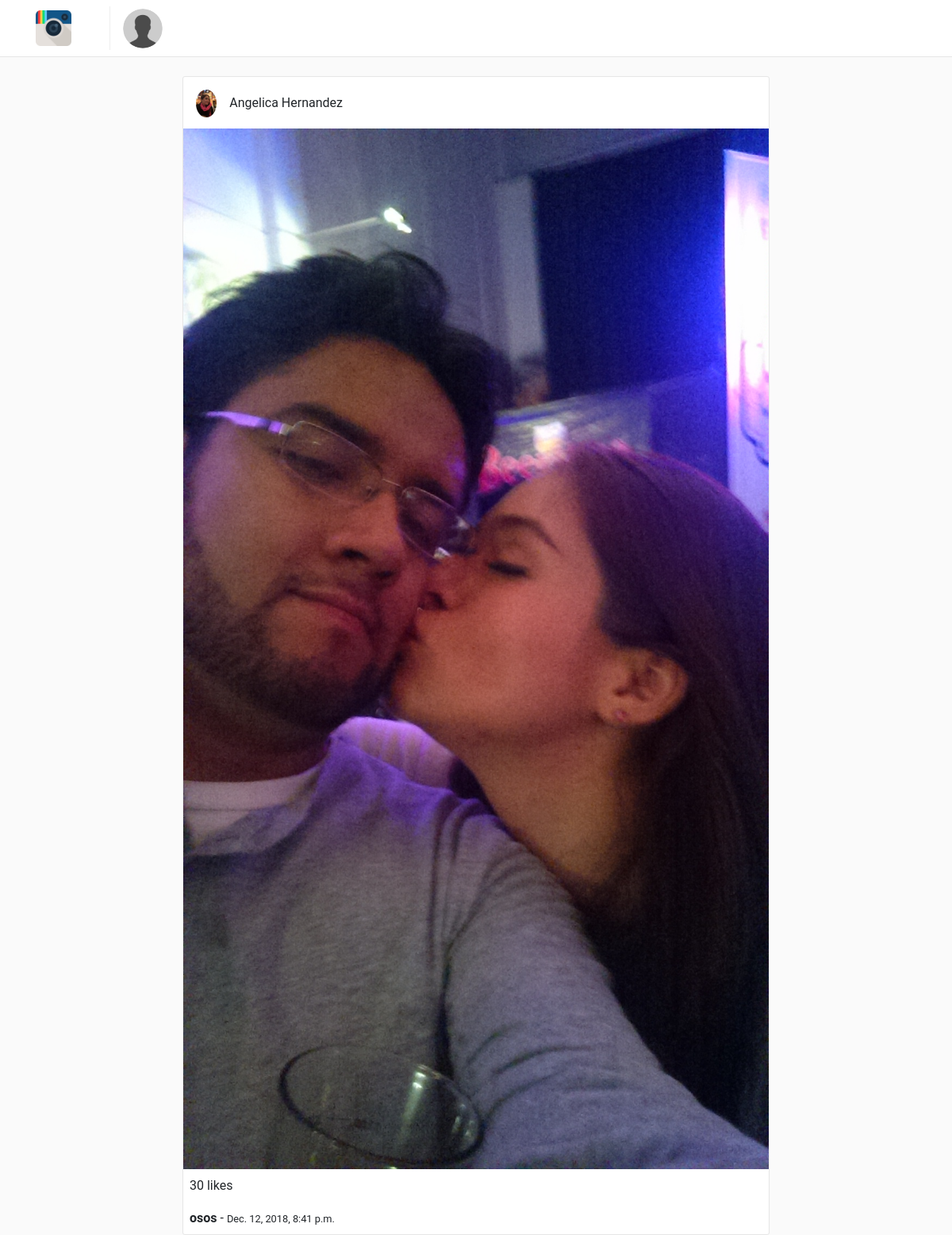
Page /posts/8/ (signed in) on the committed database.
### posts/models.py (models this page shows, shortened)
class Post(models.Model):
    user = models.ForeignKey(User,on_delete=models.CASCADE)
    profile = models.ForeignKey(Profile, on_delete=models.CASCADE)
    title = models.CharField(max_length=255)
    photo = models.ImageField(upload_to='posts/photos')
    created = models.DateTimeField(auto_now_add=True)
    modified = models.DateField(auto_now=True)

### users/models.py (models this page shows, shortened)
class Profile(models.Model):
	user = models.OneToOneField(User, on_delete = models.CASCADE)
	website = models.URLField(max_length=200, blank=True)
	biography = models.TextField(blank=True)
	phone_number = models.CharField(max_length=20, blank=True)
	picture = models.ImageField(upload_to='users/pictures', blank= True, null= True)
	created = models.DateTimeField(auto_now_add=True)
	modified = models.DateTimeField(auto_now=True)

### posts/views.py (the view)
class PostDetailView(LoginRequiredMixin, DetailView):
    template_name = 'posts/detail.html'
    queryset = Post.objects.all()
    context_object_name= 'post'

### templates/posts/detail.html (shortened to what this page needs)
{% extends "base.html" %}
{% block container %}
    <div class="container">
        <div class="row">
            {% include "posts/post_card.html" %}
        </div>
    </div>
{% endblock %}

### templates/posts/post_card.html (shortened to what this page needs)
<div class="col-sm-12 col-md-8 offset-md-2 mt-5 p-0 post-container">
    <div class="media pt-3 pl-3 pb-1">
        <a href="{% url "users:detail" post.user.username %}">
            <img class="mr-3 rounded-circle" height="35" src="{{ post.profile.picture.url }}" alt="{{ post.user.get_full_name }}">
        </a>
        <div class="media-body">
            <p style="margin-top: 5px;">{{ post.user.get_full_name  }}</p>
        </div>
    </div>
    <img style="width: 100%;" src="{{ post.photo.url }}" alt="{{ post.title }}">
    <p class="mt-1 ml-2" >
         30 likes
    </p>
    <p class="ml-2 mt-0 mb-2">
        <b>{{ post.title }}</b> - <small>{{ post.created }}</small>
    </p>
</div>

### static/css/main.css (style rules this page uses)
html, body { background: #fafafa; height: 100%; width: 100%; font-family: 'Roboto', sans-serif; }
.post-container { background: #fff; border: 1px solid #e6e6e6; border-radius: 3px; }

### rows in the picture
Post: profile.picture (picture), user.get_full_name "Angelica Hernandez", photo (picture), title "osos", created "Dec. 12, 2018, 8:41 p.m."
